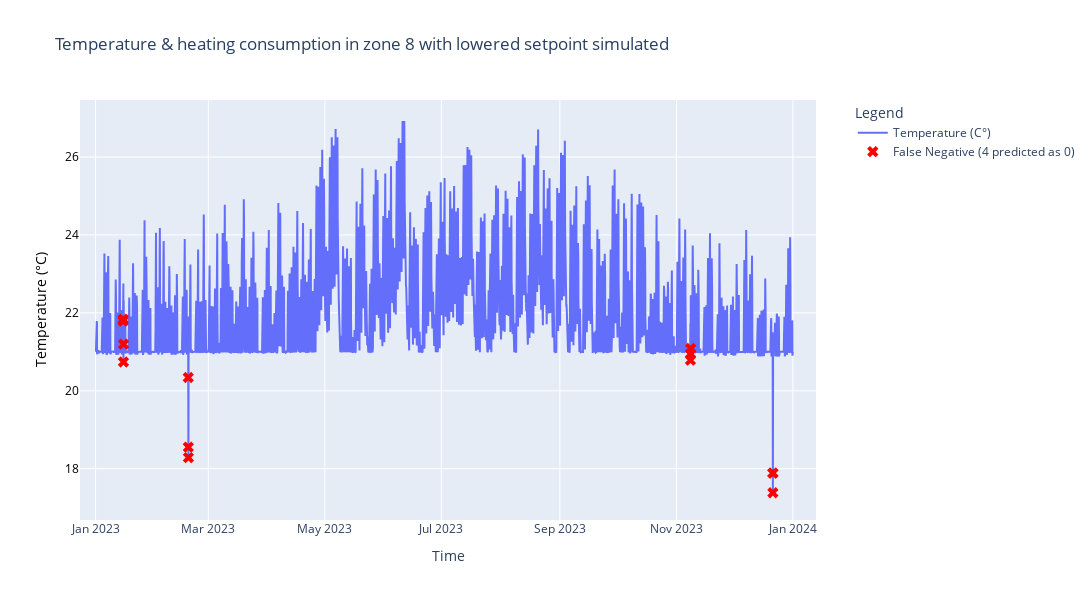

Here is the notebook cell this chart was saved with:
### Code cell
fig = go.Figure()

# Base temperature curve
fig.add_trace(go.Scatter(
    x=df_simulated['Time'], 
    y=df_simulated[test_temp], 
    mode='lines', 
    name='Temperature (C°)',
    yaxis='y1'
    ))

# Convert y_pred to a Pandas Series with the correct index
y_pred_series = pd.Series(y_pred, index=test_y.index)

# Find indices for different cases
correct_1_indices = (test_y == 1) & (y_pred_series == 1)  # True 1, Pred 1 -> Green
false_negative_indices = (test_y == 1) & (y_pred_series == 0)  # True 1, Pred 0 -> Red
false_positive_indices = (test_y == 0) & (y_pred_series == 1)  # True 0, Pred 1 -> Orange

# Extract timestamps
correct_1_timestamps = df_simulated.loc[test_y.index, 'Time'][correct_1_indices]
false_negative_timestamps = df_simulated.loc[test_y.index, 'Time'][false_negative_indices]
false_positive_timestamps = df_simulated.loc[test_y.index, 'Time'][false_positive_indices]

# Extract corresponding temperatures
correct_1_temps = df_simulated.loc[test_y.index, test_temp][correct_1_indices]
false_negative_temps = df_simulated.loc[test_y.index, test_temp][false_negative_indices]
false_positive_temps = df_simulated.loc[test_y.index, test_temp][false_positive_indices]

# Add markers for correct predictions (Green)
fig.add_trace(go.Scatter(
    x=correct_1_timestamps,
    y=correct_1_temps,
    mode='markers',
    marker=dict(color='green', size=10),
    name='Correct (4 predicted as 4)'
))

# Add markers for false negatives (Red)
fig.add_trace(go.Scatter(
    x=false_negative_timestamps,
    y=false_negative_temps,
    mode='markers',
    marker=dict(color='red', size=10, symbol='x'),
    name='False Negative (4 predicted as 0)'
))

# Add markers for false positives (Orange)
fig.add_trace(go.Scatter(
    x=false_positive_timestamps,
    y=false_positive_temps,
    mode='markers',
    marker=dict(color='orange', size=10, symbol='triangle-up'),
    name='False Positive (0 predicted as 4)'
))

# Customize layout
#fig.update_layout(
#    title="Temperature with low setpoint fault simulated in Zone 8 with prediction markers",
#    xaxis_title="Time",
 #   yaxis_title="Temperature (°C)",
   # legend_title="Legend",
    #template="plotly"
#)

# Update layout with secondary y-axis
fig.update_layout(
    title="Temperature & heating consumption in zone 8 with lowered setpoint simulated",
    xaxis_title="Time",
    yaxis=dict(
        title="Temperature (°C)",
        titlefont=dict(color="black"),
        tickfont=dict(color="black")
    ),
    yaxis2=dict(
        title="Heating Consumption (kWh)",  # Adjust unit if needed
        overlaying='y',
        side='right',
        titlefont=dict(color="black"),
        tickfont=dict(color="black"),
    ),
    legend=dict(
        x=1.05,         # Pushes legend to the right (1.0 is the edge of the plot area)
        y=1,            # Top alignment
        xanchor="left", # Anchor relative to left of the legend box
        yanchor="top"
    ),
    legend_title="Legend",
    template="plotly",
    height=600,
    width=1200,
)

# Show the plot

### Figure 1 — Plotly figure (JSON) as saved in the notebook; plotly's stock layout.template omitted (floating-point values rounded to 4 significant figures; data arrays with more than 128 entries replaced by an {"elided": "..."} marker saying what was removed)
{"data": [{"mode": "lines", "name": "Temperature (C°)", "type": "scatter", "x": {"elided": "8760 str values"}, "y": {"elided": "8760 float values"}, "yaxis": "y"}, {"marker": {"color": "green", "size": 10}, "mode": "markers", "name": "Correct (4 predicted as 4)", "type": "scatter", "x": [], "y": []}, {"marker": {"color": "red", "size": 10, "symbol": "x"}, "mode": "markers", "name": "False Negative (4 predicted as 0)", "type": "scatter", "x": ["2023-01-15 09:00:00", "2023-01-15 10:00:00", "2023-01-15 14:00:00", "2023-01-15 15:00:00", "2023-02-18 12:00:00", "2023-02-18 13:00:00", "2023-02-18 14:00:00", "2023-11-08 09:00:00", "2023-11-08 10:00:00", "2023-11-08 11:00:00", "2023-12-21 11:00:00", "2023-12-21 12:00:00", "2023-12-21 13:00:00"], "y": [21.79, 21.84, 20.74, 21.2, 20.34, 18.55, 18.28, 20.79, 20.95, 21.09, 17.88, 17.38, 17.89]}, {"marker": {"color": "orange", "size": 10, "symbol": "triangle-up"}, "mode": "markers", "name": "False Positive (0 predicted as 4)", "type": "scatter", "x": [], "y": []}], "layout": {"height": 600, "legend": {"title": {"text": "Legend"}, "x": 1.05, "xanchor": "left", "y": 1, "yanchor": "top"}, "title": {"text": "Temperature & heating consumption in zone 8 with lowered setpoint simulated"}, "width": 1200, "xaxis": {"title": {"text": "Time"}}, "yaxis": {"tickfont": {"color": "black"}, "title": {"font": {"color": "black"}, "text": "Temperature (°C)"}}, "yaxis2": {"overlaying": "y", "side": "right", "tickfont": {"color": "black"}, "title": {"font": {"color": "black"}, "text": "Heating Consumption (kWh)"}}}}
